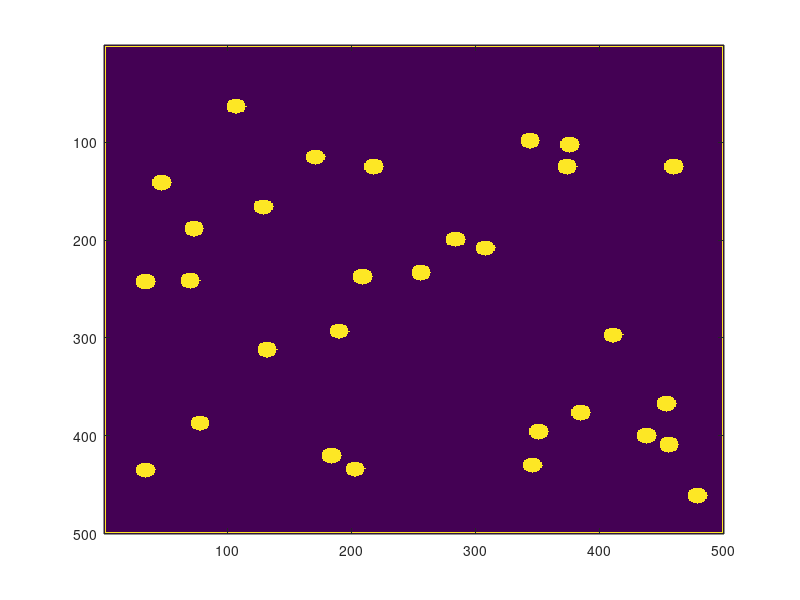

Recreate this plot in MATLAB.
% future improvements: no overlapping points, manually place points
fieldsize = 500;    % assume 10um per pixel
cellsize = 16;
borderwidth = 2;
ncells = 30;
fname = 'wavebioCells.ima';

% generate field
field = zeros(fieldsize,fieldsize);

% determine locations of cells
pts = round(0.5*cellsize + (fieldsize-2-cellsize)*rand(2,ncells));

% create prototype cell
x = round((1:cellsize) - 0.5*cellsize);
[Y,X] = meshgrid(x,x);
r = sqrt(X.^2 + Y.^2);
cell = double(r<=0.5*cellsize);


% place cells in grid
for n = 1:ncells
    field(x+pts(1,n),x+pts(2,n)) = cell;
end

% create border
field(2:borderwidth,2:(fieldsize-1)) = 1;
field((fieldsize+1-borderwidth):(fieldsize-1),2:(fieldsize-1)) = 1;
field(2:(fieldsize-1),2:borderwidth) = 1;
field(2:(fieldsize-1),(fieldsize+1-borderwidth):(fieldsize-1)) = 1;

figure; imagesc(field)

dlmwrite(fname,fieldsize,'newline','pc');
dlmwrite(fname,field,'-append', 'delimiter','','newline','pc');